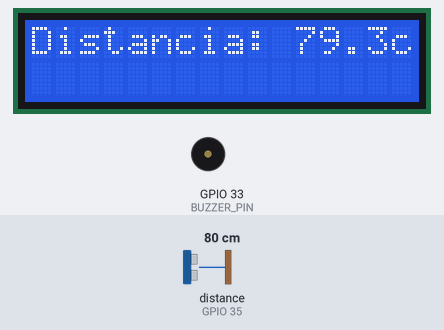
Recording of a sketch running on a simulated ESP32. Shown: 16×2 character LCD, buzzer (waves = sounding, pin HIGH). Wiring (inferred from the names in the program): ultrasonic range finder: trigger GPIO 32; echo GPIO 35. The test bench sets the inputs (shaded band); at power-on: distance to the obstacle (sensor on GPIO 35) 80 cm. The echo pulse lasts 58.3 µs per cm; pins used as bus, display or sensor lines are not drawn; what the sketch prints to the serial monitor is not drawn.

Above: at 3.2 s.
3.3 s: distance to the obstacle (sensor on GPIO 35) set to 12 cm
At 4.1 s:
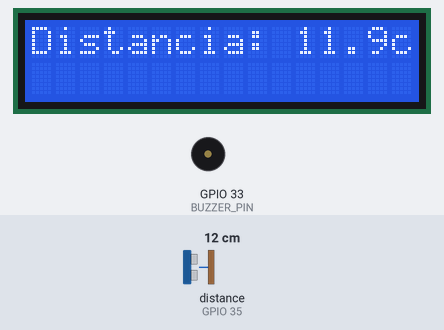
5.2 s: distance to the obstacle (sensor on GPIO 35) set to 9 cm
At 6.5 s:
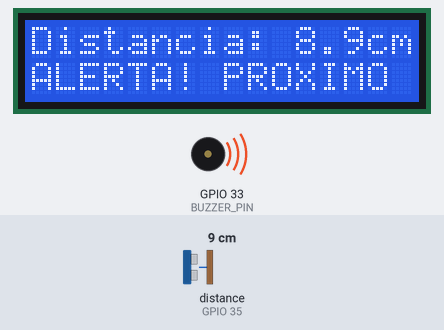
6.8 s: distance to the obstacle (sensor on GPIO 35) set to 2 cm
At 8.0 s:
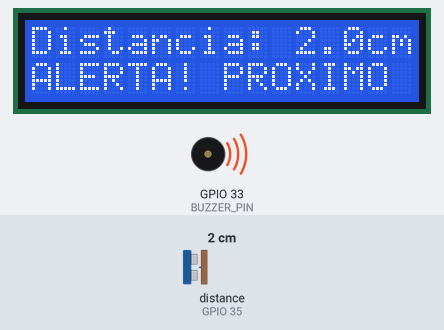
Timing chart, 0 to 9.8 s (numbered marks = the images above; inputs shaded):
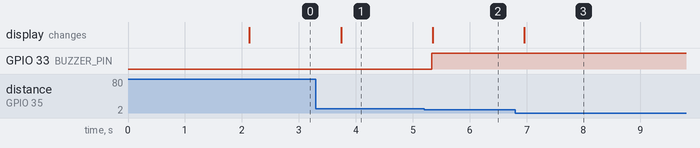

Measured:
- the behaviour switches between 11 and 10 cm on distance to the obstacle (sensor on GPIO 35) (found by bisection; images 1 and 2)
- after the input at 3.3 s, the display: changes after 0.45 s (image 1)
- after the input at 5.2 s, GPIO 33 (BUZZER_PIN): LOW → HIGH after 0.14 s; the display: changes after 0.15 s (image 2)
- after the input at 6.8 s, the display: changes after 0.16 s (image 3)

The sketch:

sensor.ino
```cpp
#include <Wire.h>
#include <LiquidCrystal_I2C.h>

// ==== CONFIGURAÇÕES DO LCD ====
LiquidCrystal_I2C lcd(0x27, 16, 2); // Endereço I2C mais comum; se não funcionar, teste 0x3F

// ==== PINOS DO SENSOR ULTRASSÔNICO ====
#define TRIG_PIN 32
#define ECHO_PIN 35

// ==== PINO DO BUZZER ====
#define BUZZER_PIN 33

// ==== LIMITE DE DISTÂNCIA (cm) ====
#define DISTANCIA_LIMITE 10

void setup() {
  Serial.begin(9600);

  // Inicializa LCD
  lcd.init();
  lcd.backlight();

  // Configura os pinos do sensor
  pinMode(TRIG_PIN, OUTPUT);
  pinMode(ECHO_PIN, INPUT);

  // Configura o buzzer
  pinMode(BUZZER_PIN, OUTPUT);
  digitalWrite(BUZZER_PIN, LOW);

  lcd.setCursor(0, 0);
  lcd.print("Medidor de Dist.");
  lcd.setCursor(0, 1);
  lcd.print("Iniciando...");
  delay(2000);
  lcd.clear();
}

void loop() {
  // Envia pulso para o sensor
  digitalWrite(TRIG_PIN, LOW);
  delayMicroseconds(2);
  digitalWrite(TRIG_PIN, HIGH);
  delayMicroseconds(10);
  digitalWrite(TRIG_PIN, LOW);

  // Lê o tempo de resposta do Echo
  long duracao = pulseIn(ECHO_PIN, HIGH);

  // Calcula a distância em centímetros
  float distancia = duracao * 0.034 / 2;

  // Exibe no LCD
  lcd.setCursor(0, 0);
  lcd.print("Distancia: ");
  lcd.print(distancia, 1);
  lcd.print("cm   "); // espaços extras pra limpar resto da linha

  // Envia pro Serial Monitor (opcional)
  Serial.print("Distancia: ");
  Serial.print(distancia);
  Serial.println(" cm");

  // Aciona o buzzer se estiver abaixo do limite
  if (distancia > 0 && distancia < DISTANCIA_LIMITE) {
    digitalWrite(BUZZER_PIN, HIGH);
    lcd.setCursor(0, 1);
    lcd.print("ALERTA! PROXIMO ");
  } else {
    digitalWrite(BUZZER_PIN, LOW);
    lcd.setCursor(0, 1);
    lcd.print("                "); // limpa linha
  }

  delay(500);
}
```
